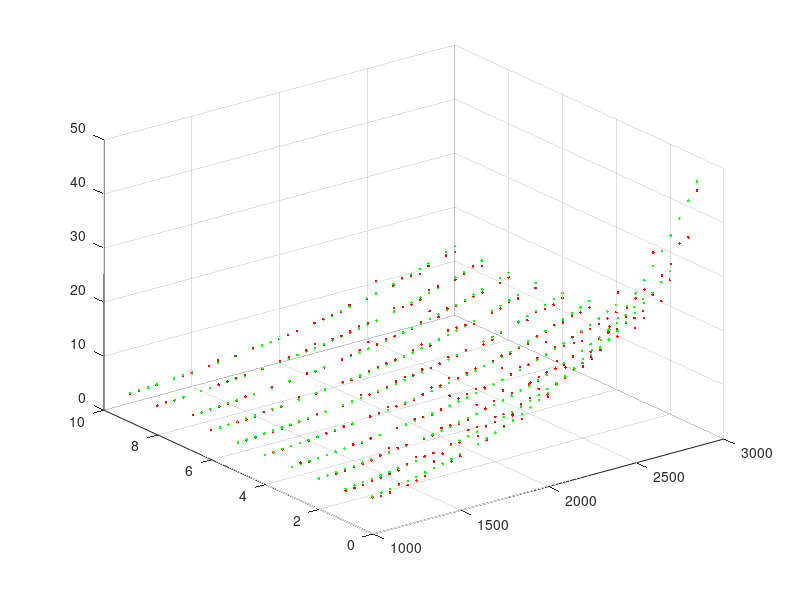

The MATLAB script that drew this image:
clf;
load('x1.mat');
load('y1.mat');
load('z1.mat');
lnz=log(z1);
m=size(x1,1);
A=[ones(m,1),-x1,-y1,-y1.^2,-x1.*y1,-y1.^3,-x1.*y1.^2,-y1.^4,-x1.*y1.^3];
x=inv(A'*A)*A'*lnz;
k=exp(x(1));
a=x(2);
b=x(3);
c=x(4);
d=x(5);
e=x(6);
f=x(7);
g=x(8);
h=x(9);
zestmd=k*exp(-(a*x1+b*y1+c*y1.^2+d*x1.*y1+e*y1.^3+f*x1.*y1.^2+g*y1.^4+h*x1.*y1.^3));
rms1=rms(zestmd-z1);
err = zestmd-z1;

SSE = sum(err.^2)

meanSquareError = mean(err.^2);

rootmeanSquareError=sqrt(meanSquareError);
%R-Square
zav=mean(z1);
err2=zestmd-zav;

SST=sum(err2.^2);

RSquare=1-(SSE/SST)

plot3(x1,y1,z1,'.r')
hold on
grid on
plot3(x1,y1,zestmd,'.g')